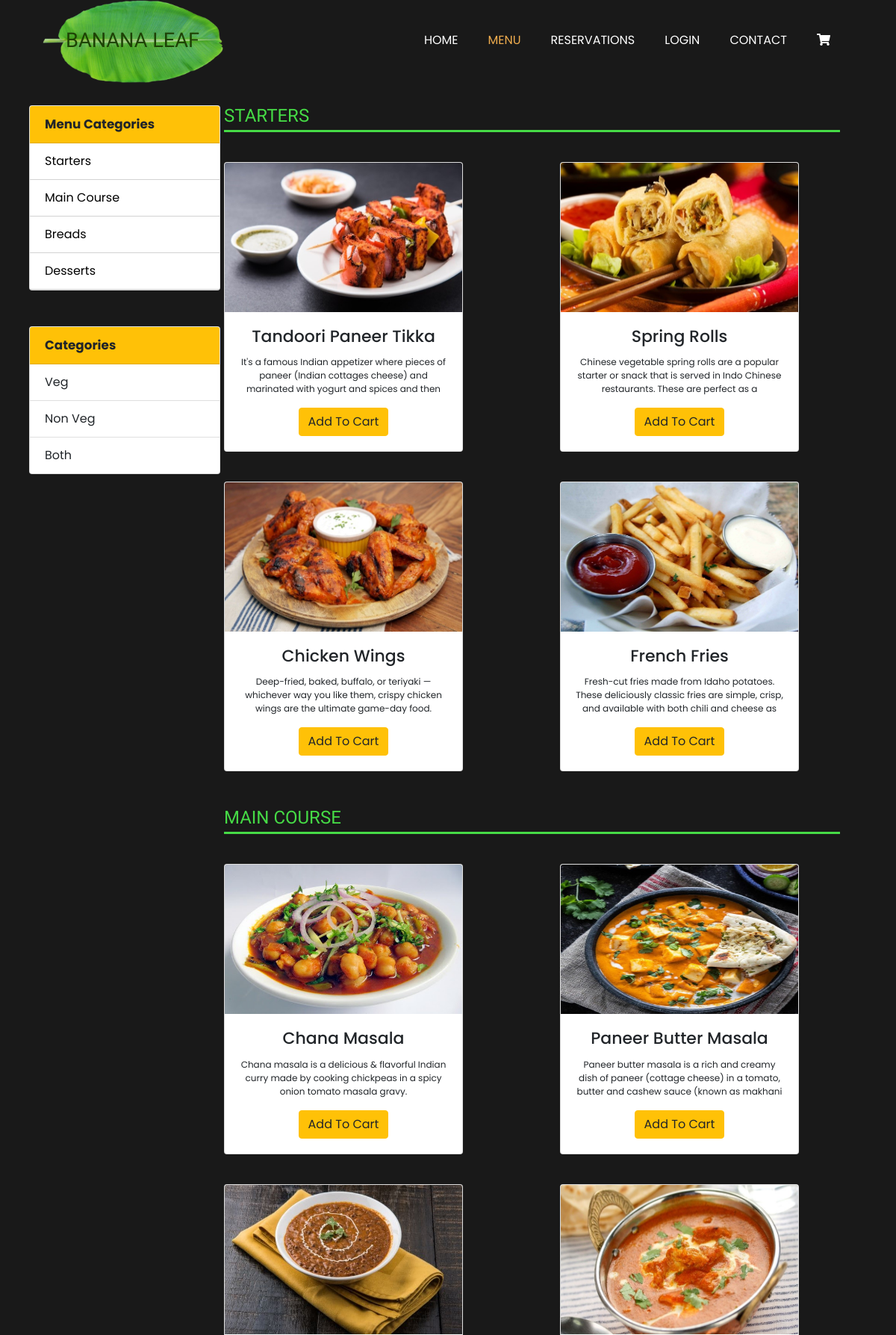
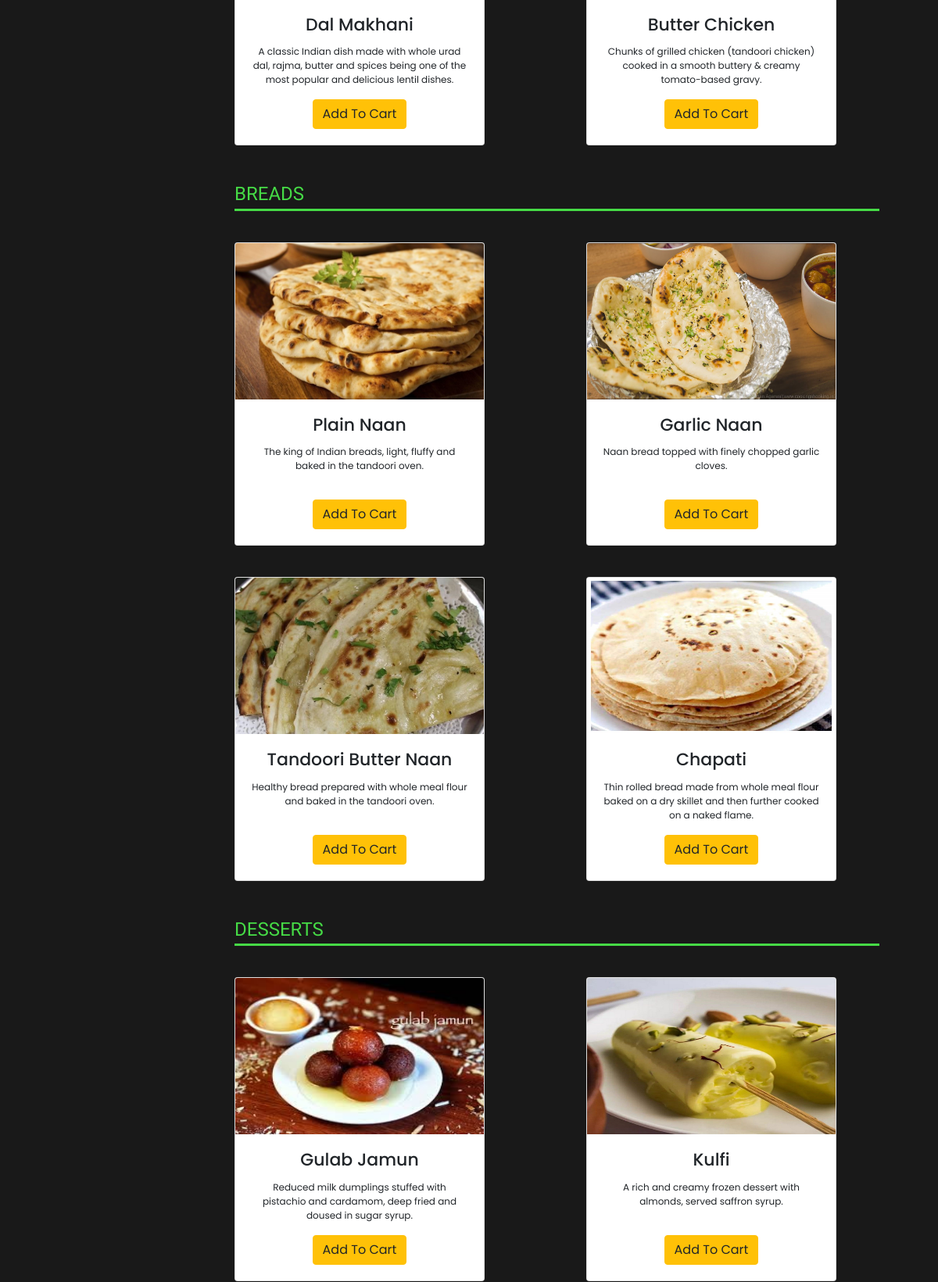
Page /menu.php (upper part) on the committed database (2 pictures, top to bottom).
### tables this page shows
CREATE TABLE `product_categories` (
  `p_cat_id` int(10) NOT NULL,
  `p_cat_title` text NOT NULL
);

CREATE TABLE `categories` (
  `cat_id` int(10) NOT NULL,
  `cat_title` text NOT NULL
);

CREATE TABLE `products` (
  `product_id` int(10) NOT NULL,
  `p_cat_id` int(10) NOT NULL,
  `cat_id` int(10) NOT NULL,
  `product_title` text NOT NULL,
  `product_img` text NOT NULL,
  `product_price` int(10) NOT NULL,
  `product_desc` text NOT NULL,
  `max_quantity` int(11) DEFAULT NULL
);

### menu.php (the view, shortened to what this page needs)
<?php
    include("admin_area/includes/db.php");
?>
<!DOCTYPE html>
<html lang="en">
  <head>
    <link rel="stylesheet" href="css/all.min.css">
    <link rel="stylesheet" href="https://stackpath.bootstrapcdn.com/bootstrap/4.4.1/css/bootstrap.min.css">
    <link rel="stylesheet" href="css/style.css">
    <link rel="stylesheet" href="css/menu.css">
  </head>
  <body>
    <nav class="navbar navbar-expand-lg px-5 pt-4">
        <a class="navbar-brand" href="index.php">BANANA LEAF</a>
        <img src="leaf.png" class="leafimg d-none d-lg-block">
        <div class="collapse navbar-collapse" id="navbarNavAltMarkup">
          <div class="navbar-nav ml-auto">
            <a class="nav-link" href="index.php">HOME</a>
            <a class="nav-link active" href="menu.php">MENU</a>
            <a class="nav-link" href="reservation.php">RESERVATIONS</a>
            <?php
            if (isset($_SESSION['name']))
              echo '<a class="nav-link" href="logout.php">LOGOUT</a>';
            else
              echo '<a class="nav-link" href="login.php">LOGIN</a>';
            ?>
            <a class="nav-link" href="contact.php">CONTACT</a>
            <a class="nav-link" href="cart.php"><i class="fas fa-shopping-cart"></i></a>
          </div>
        </div>
      </nav>
      <div class="container-fluid">
        <div class="row">
          <div class="col-xl-3 col-lg-4 col-12 offset-md-1 col-md-10 offset-lg-0 ">
            <div class="card ml-lg-4 my-5 categorycard">
              <div class="card-header bg-warning">
                Menu Categories
              </div>
              <ul class="list-group list-group-flush">
                <?php
                    $p_cat_sql = "SELECT p_cat_title FROM product_categories";
                    $p_cat_result = mysqli_query($con, $p_cat_sql);
                    while( $p_cat_record = mysqli_fetch_assoc($p_cat_result) ) {
                ?>
                <a href="#<?php echo str_replace(' ', '',(strtolower($p_cat_record['p_cat_title']))); ?>"><li class="list-group-item"><?php echo $p_cat_record['p_cat_title'];?></li></a>
                <?php } ?>
              </ul>
            </div>
            <div class="card ml-lg-4 my-lg-5 mb-0 categorycard">
              <div class="card-header bg-warning">
                Categories
              </div>
                <ul class="list-group list-group-flush">
                <?php
                    $cat_sql = "SELECT cat_title FROM categories";
                    $cat_result = mysqli_query($con, $cat_sql);
                    while( $cat_record = mysqli_fetch_assoc($cat_result) ) {
                ?>
                <li class="list-group-item" id="<?php echo str_replace(' ', '',(strtolower($cat_record['cat_title']))); ?>"><?php echo $cat_record['cat_title'];?></li>
                <?php } ?>
                </ul>
            </div>
          </div>
          <div class="col-xl-9 col-lg-8 col-12 my-4 p-0">
            <?php
              $p_cat_sql = "SELECT p_cat_id,p_cat_title FROM product_categories";
              $p_cat_result = mysqli_query($con, $p_cat_sql);
              while( $p_cat_record = mysqli_fetch_assoc($p_cat_result) ) {
            ?>
              <h4 class="menuhead col-11 p-0 pb-1 my-4" id="<?php echo str_replace(' ', '',(strtolower($p_cat_record['p_cat_title']))); ?>"><?php echo strtoupper($p_cat_record['p_cat_title']); ?></h4>
              <div class="row">
                <?php
                  $p_sql = "SELECT product_id, p_cat_id, cat_id, product_title, product_img, product_price, product_desc, max_quantity FROM products";
                  $p_result = mysqli_query($con, $p_sql);
                  while( $p_record = mysqli_fetch_assoc($p_result) ) {
                    if( $p_record['p_cat_id'] == $p_cat_record['p_cat_id']) {
                ?>
                  <div class="col p-0 my-3 mb-4 text-center <?php $get_cat_name_sql= "SELECT cat_title FROM categories WHERE cat_id = ".$p_record['cat_id']; $get_cat_name_result=mysqli_query($con, $get_cat_name_sql); $get_cat_name_record = mysqli_fetch_assoc($get_cat_name_result); echo str_replace(' ', '',(strtolower($get_cat_name_record['cat_title']))) ?>">
                    <div class="card">
                      <img class="card-img-top" src="menu/<?php echo $p_record['product_img']?>" alt="Card image cap">
                      <div class="card-body">
                        <h4 class="card-title"><?php echo $p_record['product_title']?></h4>
                        <p class="card-text"><?php echo $p_record['product_desc']?></p>
                        <button type="button" class="btn btn-warning" data-toggle="modal" data-target="#exampleModalCenter<?php echo $p_record['product_id']; ?>">
                          Add To Cart
                        </button>
                    </div>
                  </div>
              </div>
                <?php } ?>
                <?php } ?>
                <?php } ?>
          </div>
        </div>
        </div>
        </div>
        </div>
        </div>
  </body>
</html>

### css/style.css (style rules this page uses)
* { margin: 0; padding: 0; font-family: 'Poppins', sans-serif; scroll-behavior: smooth; }
.container-fluid { padding: 0; }
.navbar-brand { padding: 10px 40px; font-family: 'Fredoka One', cursive; color: #dbff3d; font-size: 145%; z-index: 300; }
.leafimg { position: absolute; z-index: 200; height: 130px; width: 260px; animation: leaf 2s forwards ease-in-out; }
.navbar-nav { padding: 10px 40px; }
.navbar-expand-lg .navbar-nav .nav-link { color: white; padding: 0; margin-left: 40px; position: relative; }
.navbar-nav .nav-link:hover ,.navbar-expand-lg .navbar-nav .active { color: #f0ad4e; }
.row { margin: 0; }
@media (min-width:992px) { .navbar-brand { color: #1e4205; font-size: 170%; } }

### css/menu.css (style rules this page uses)
body { background: #191919; }
.leafimg { animation: none; }
.menuhead { color: #46db46; font-family: 'Fredoka One', cursive; border-bottom: 3px solid; }
.card { width: 20rem; }
.categorycard { width: 16rem; }
.card .card-header { background-color: #dbff3d; font-weight: bold; font-size: 105%; }
.card .list-group a { text-decoration: none; color: black; border-bottom: 1px solid rgb(210,210,210); }
.card .card-title { font-size: 22px; }
.card .card-img-top { height: 200px; width: auto; }
.card .card-text { font-size: 12px; height: 4.5em; line-height: 1.5em; overflow: auto; transition: 0.5s; }

### rows in the picture
product_categories: p_cat_title "Starters", p_cat_title "STARTERS"
product_categories: p_cat_title "Main Course", p_cat_title "MAIN COURSE"
product_categories: p_cat_title "Breads", p_cat_title "BREADS"
product_categories: p_cat_title "Desserts", p_cat_title "DESSERTS"
categories: cat_title "Veg"
categories: cat_title "Non Veg"
categories: cat_title "Both"
products: product_img (picture), product_title "Tandoori Paneer Tikka", product_desc "It's a famous Indian appetizer where pieces of paneer (Indian cottages cheese) and marinated with yogurt and spices and then…"
products: product_img (picture), product_title "Spring Rolls", product_desc "Chinese vegetable spring rolls are a popular starter or snack that is served in Indo Chinese restaurants. These are perfect as a…"
products: product_img (picture), product_title "Chicken Wings", product_desc "Deep-fried, baked, buffalo, or teriyaki — whichever way you like them, crispy chicken wings are the ultimate game-day food."
products: product_img (picture), product_title "French Fries", product_desc "Fresh-cut fries made from Idaho potatoes. These deliciously classic fries are simple, crisp, and available with both chili and cheese as…"
products: product_img (picture), product_title "Chana Masala", product_desc "Chana masala is a delicious & flavorful Indian curry made by cooking chickpeas in a spicy onion tomato masala gravy."
products: product_img (picture), product_title "Paneer Butter Masala", product_desc "Paneer butter masala is a rich and creamy dish of paneer (cottage cheese) in a tomato, butter and cashew sauce (known as makhani…"
products: product_img (picture), product_title "Dal Makhani", product_desc "A classic Indian dish made with whole urad dal, rajma, butter and spices being one of the most popular and delicious lentil dishes."
products: product_img (picture), product_title "Butter Chicken", product_desc "Chunks of grilled chicken (tandoori chicken) cooked in a smooth buttery & creamy tomato-based gravy."
products: product_img (picture), product_title "Plain Naan", product_desc "The king of Indian breads, light, fluffy and baked in the tandoori oven."
products: product_img (picture), product_title "Garlic Naan", product_desc "Naan bread topped with finely chopped garlic cloves."
products: product_img (picture), product_title "Tandoori Butter Naan", product_desc "Healthy bread prepared with whole meal flour and baked in the tandoori oven."
products: product_img (picture), product_title "Chapati", product_desc "Thin rolled bread made from whole meal flour baked on a dry skillet and then further cooked on a naked flame."
products: product_img (picture), product_title "Gulab Jamun", product_desc "Reduced milk dumplings stuffed with pistachio and cardamom, deep fried and doused in sugar syrup."
products: product_img (picture), product_title "Kulfi", product_desc "A rich and creamy frozen dessert with almonds, served saffron syrup."
